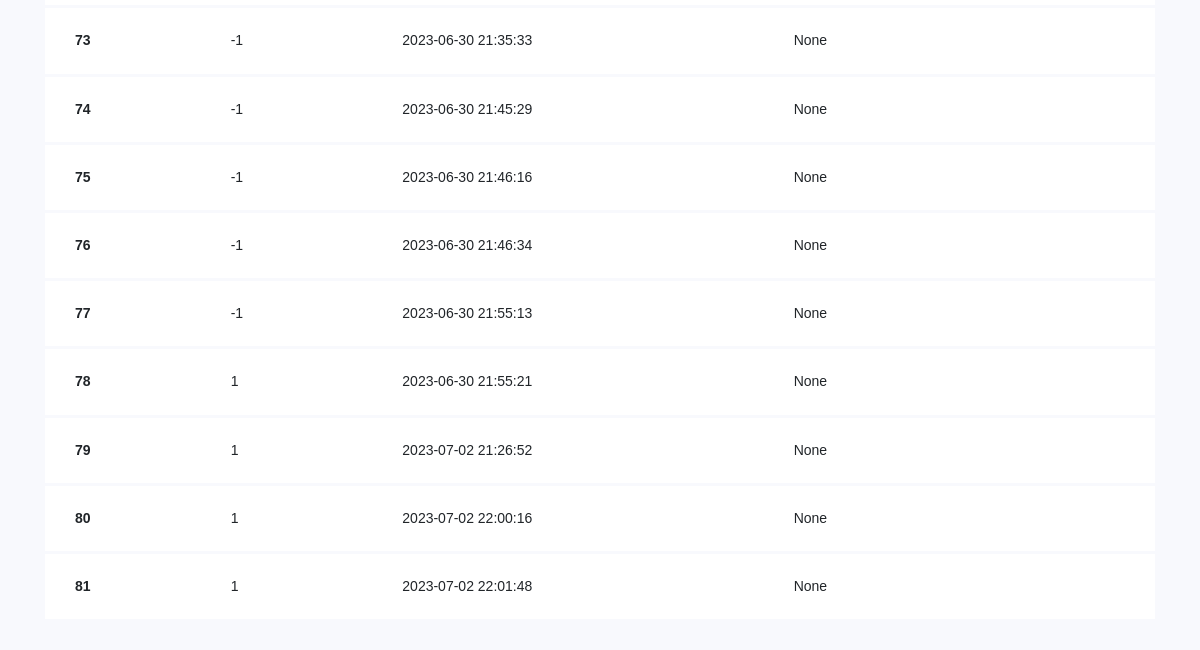
Before: / (lower part) with the older database file.
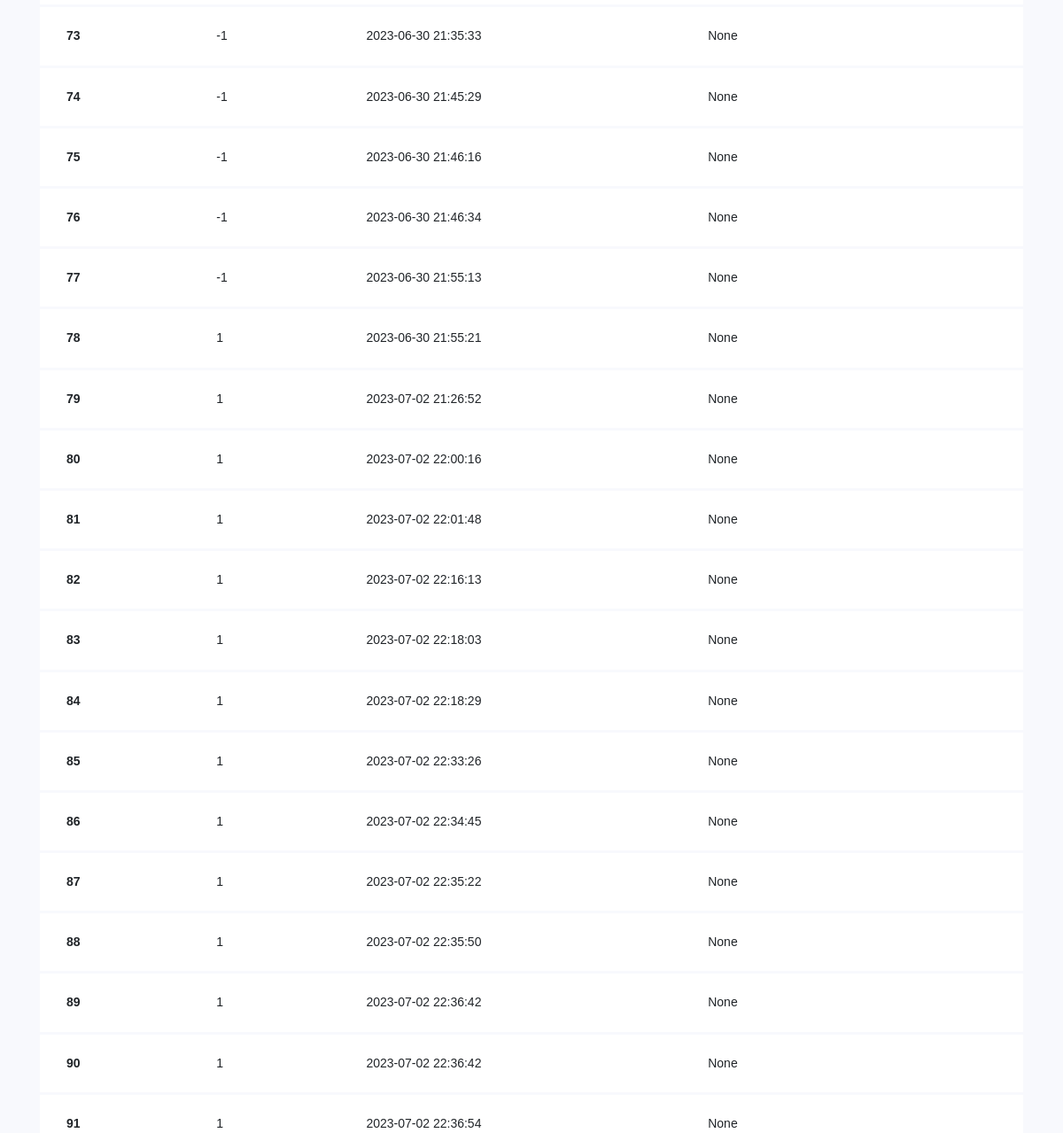
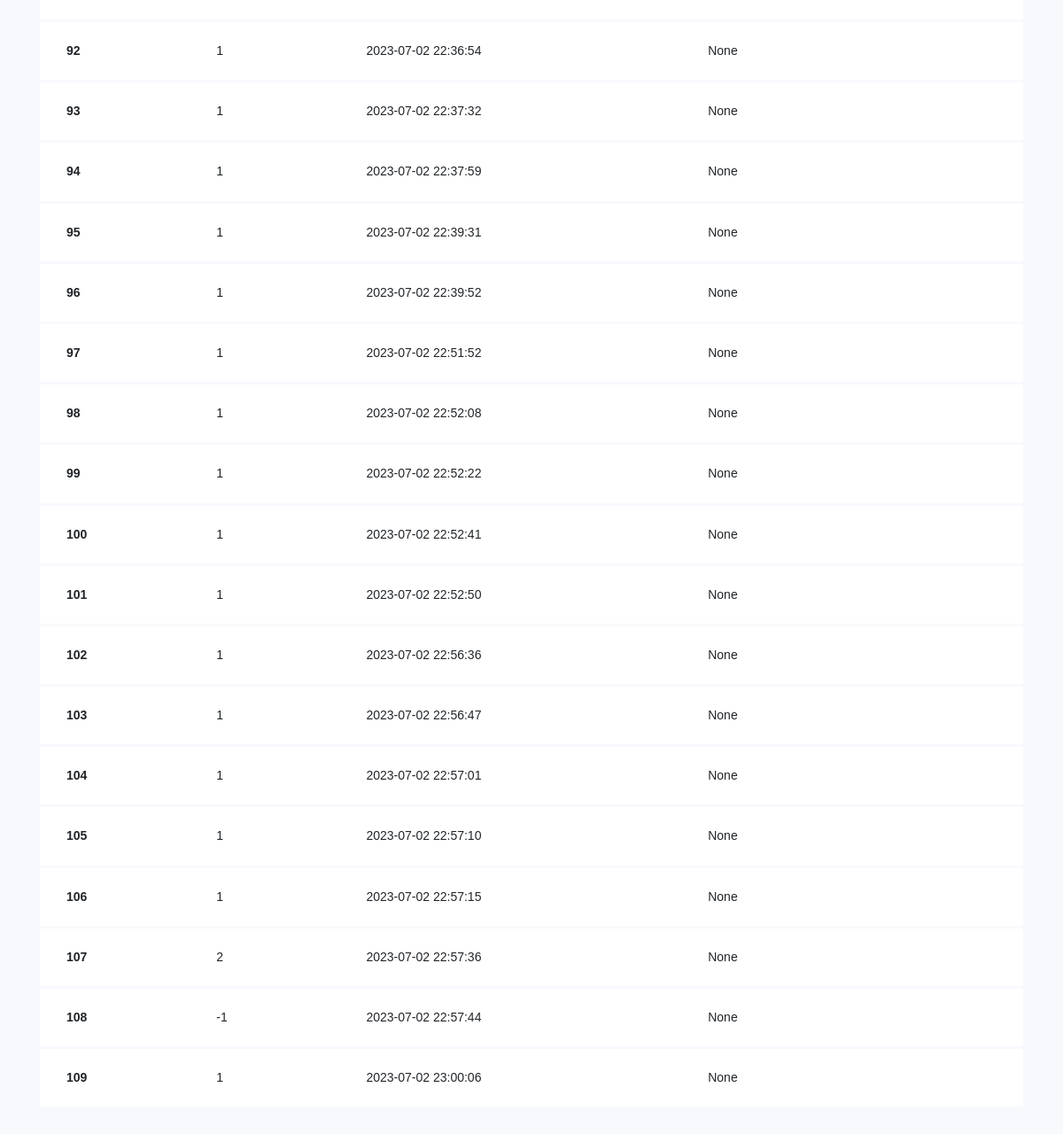
After: the same page with the newer database file (2 pictures, top to bottom).
### tables this page shows
CREATE TABLE timestamps (
        EID INTEGER,
        time_in TEXT,
        time_out TEXT,
        FOREIGN KEY (EID) REFERENCES employees(EID) 
    );

### app.py (the view)
@app.route('/')
def index():
    employees, timestamps = dbm.get_all_enrolled(), dbm.get_all_timestamps()
    return render_template('index.html', employees=employees, timestamps=timestamps)

### speaker_recognition/database.py (called while the page is built)
    def get_all_data(self, table_name: str) -> list:
        sql = \
        f"""
        SELECT *
        FROM {table_name}
        """
        data = self._cursor.execute(sql)
        col_names = [description[0] for description in data.description]
        res = [dict(zip(col_names, row)) for row in data]
        return res

    def get_all_enrolled(self) -> dict:
        return self._db.get_all_data(TABLE_NAME_EMPLOYEE)

    def get_all_timestamps(self) -> dict:
        return self._db.get_all_data(TABLE_NAME_TIMESTAMP)

### template/index.html (shortened to what this page needs)
{% extends "base.html" %}
{% macro create_table(table_title, col_name, data, enumerate) -%}
<section class="ftco-section">
    <div class="container">
        <div class="row">
            <div class="col-md-12">
                <div class="table-wrap">
                    <table class="table">
                        <tbody>
                            {% for datum in data %}
                                <tr>
                                    {% if enumerate %}
                                        <th scope="row">{{ loop.index }}</th>
                                        <td>{{ datum.EID }}</td>
                                    {% else %}
                                        <th scope="row">{{ datum.EID }}</th>
                                    {% endif %}
                                    {% for col in col_name %}
                                        {% if col != 'EID' %}
                                            <td>{{ datum[col] }}</td>
                                        {% endif %}
                                    {% endfor %}
                                </tr>
                            {% endfor %}
                        </tbody>
                    </table>
                </div>
            </div>
        </div>
</div>
</section>
{%- endmacro %}
{% block main %}
{{ create_table("Timestamps", timestamps[0].keys(), timestamps, True) }}
{% endblock %}

### template/base.html (shortened to what this page needs)
<!doctype html>
<html lang="en">
<head>
    <link rel="stylesheet" href="https://stackpath.bootstrapcdn.com/font-awesome/4.7.0/css/font-awesome.min.css">
    <link rel="stylesheet" href="{{ url_for('static', filename='css/style.css') }}">
</head>
<body>
    <main>
        {% block main %}{% endblock %}
    </main>
</body>
</html>

Changed rows visible on the page:
added timestamps: EID "1", time_in "2023-07-02 22:16:13" "None"
added timestamps: EID "1", time_in "2023-07-02 22:18:03" "None"
added timestamps: EID "1", time_in "2023-07-02 22:18:29" "None"
added timestamps: EID "1", time_in "2023-07-02 22:33:26" "None"
added timestamps: EID "1", time_in "2023-07-02 22:34:45" "None"
added timestamps: EID "1", time_in "2023-07-02 22:35:22" "None"
added timestamps: EID "1", time_in "2023-07-02 22:35:50" "None"
added timestamps: EID "1", time_in "2023-07-02 22:36:42" "None"
added timestamps: EID "1", time_in "2023-07-02 22:36:42" "None"
added timestamps: EID "1", time_in "2023-07-02 22:36:54" "None"
added timestamps: EID "1", time_in "2023-07-02 22:36:54" "None"
added timestamps: EID "1", time_in "2023-07-02 22:37:32" "None"
added timestamps: EID "1", time_in "2023-07-02 22:37:59" "None"
added timestamps: EID "1", time_in "2023-07-02 22:39:31" "None"
added timestamps: EID "1", time_in "2023-07-02 22:39:52" "None"
added timestamps: EID "1", time_in "2023-07-02 22:51:52" "None"
added timestamps: EID "1", time_in "2023-07-02 22:52:08" "None"
added timestamps: EID "1", time_in "2023-07-02 22:52:22" "None"
added timestamps: EID "1", time_in "2023-07-02 22:52:41" "None"
added timestamps: EID "1", time_in "2023-07-02 22:52:50" "None"
added timestamps: EID "1", time_in "2023-07-02 22:56:36" "None"
added timestamps: EID "1", time_in "2023-07-02 22:56:47" "None"
added timestamps: EID "1", time_in "2023-07-02 22:57:01" "None"
added timestamps: EID "1", time_in "2023-07-02 22:57:10" "None"
added timestamps: EID "1", time_in "2023-07-02 22:57:15" "None"
added timestamps: EID "2", time_in "2023-07-02 22:57:36" "None"
added timestamps: EID "-1", time_in "2023-07-02 22:57:44" "None"
added timestamps: EID "1", time_in "2023-07-02 23:00:06" "None"
